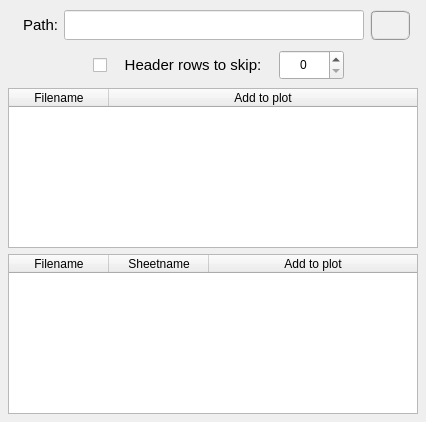
        <widget class="QWidget" name="tab_export_import">
         <attribute name="title">
          <string>Import data</string>
         </attribute>
         <layout class="QGridLayout" name="gridLayout_6">
          <property name="leftMargin">
           <number>8</number>
          </property>
          <property name="topMargin">
           <number>8</number>
          </property>
          <property name="rightMargin">
           <number>8</number>
          </property>
          <property name="bottomMargin">
           <number>8</number>
          </property>
          <item row="1" column="0">
           <widget class="QFrame" name="frame_8">
            <property name="maximumSize">
             <size>
              <width>16777215</width>
              <height>40</height>
             </size>
            </property>
            <property name="frameShape">
             <enum>QFrame::NoFrame</enum>
            </property>
            <property name="frameShadow">
             <enum>QFrame::Raised</enum>
            </property>
            <layout class="QGridLayout" name="gridLayout_9">
             <property name="leftMargin">
              <number>2</number>
             </property>
             <property name="topMargin">
              <number>2</number>
             </property>
             <property name="rightMargin">
              <number>2</number>
             </property>
             <property name="bottomMargin">
              <number>2</number>
             </property>
             <property name="horizontalSpacing">
              <number>6</number>
             </property>
             <property name="verticalSpacing">
              <number>2</number>
             </property>
             <item row="0" column="4">
              <widget class="QFrame" name="frame_11">
               <property name="frameShape">
                <enum>QFrame::NoFrame</enum>
               </property>
               <property name="frameShadow">
                <enum>QFrame::Raised</enum>
               </property>
              </widget>
             </item>
             <item row="0" column="1">
              <widget class="QCheckBox" name="checkBox_skiprows_2">
               <property name="minimumSize">
                <size>
                 <width>25</width>
                 <height>30</height>
                </size>
               </property>
               <property name="maximumSize">
                <size>
                 <width>25</width>
                 <height>30</height>
                </size>
               </property>
               <property name="layoutDirection">
                <enum>Qt::RightToLeft</enum>
               </property>
               <property name="text">
                <string/>
               </property>
              </widget>
             </item>
             <item row="0" column="2">
              <widget class="QLabel" name="label_13">
               <property name="minimumSize">
                <size>
                 <width>160</width>
                 <height>30</height>
                </size>
               </property>
               <property name="maximumSize">
                <size>
                 <width>180</width>
                 <height>30</height>
                </size>
               </property>
               <property name="font">
                <font>
                 <family>MS Shell Dlg 2</family>
                 <pointsize>11</pointsize>
                 <weight>50</weight>
                 <italic>false</italic>
                 <bold>false</bold>
                </font>
               </property>
               <property name="text">
                <string>Header rows to skip:</string>
               </property>
               <property name="alignment">
                <set>Qt::AlignCenter</set>
               </property>
              </widget>
             </item>
             <item row="0" column="3">
              <widget class="QSpinBox" name="spinBox_skiprows_2">
               <property name="minimumSize">
                <size>
                 <width>0</width>
                 <height>30</height>
                </size>
               </property>
               <property name="maximumSize">
                <size>
                 <width>16777215</width>
                 <height>30</height>
                </size>
               </property>
               <property name="alignment">
                <set>Qt::AlignCenter</set>
               </property>
               <property name="maximum">
                <number>10</number>
               </property>
              </widget>
             </item>
             <item row="0" column="0">
              <widget class="QFrame" name="frame_12">
               <property name="frameShape">
                <enum>QFrame::NoFrame</enum>
               </property>
               <property name="frameShadow">
                <enum>QFrame::Raised</enum>
               </property>
              </widget>
             </item>
            </layout>
           </widget>
          </item>
          <item row="0" column="0">
           <widget class="QFrame" name="frame_7">
            <property name="maximumSize">
             <size>
              <width>16777215</width>
              <height>48</height>
             </size>
            </property>
            <property name="frameShape">
             <enum>QFrame::NoFrame</enum>
            </property>
            <property name="frameShadow">
             <enum>QFrame::Raised</enum>
            </property>
            <layout class="QGridLayout" name="gridLayout_10">
             <property name="leftMargin">
              <number>2</number>
             </property>
             <property name="topMargin">
              <number>2</number>
             </property>
             <property name="rightMargin">
              <number>2</number>
             </property>
             <property name="bottomMargin">
              <number>2</number>
             </property>
             <property name="horizontalSpacing">
              <number>6</number>
             </property>
             <property name="verticalSpacing">
              <number>2</number>
             </property>
             <item row="0" column="0">
              <widget class="QLabel" name="label_10">
               <property name="minimumSize">
                <size>
                 <width>48</width>
                 <height>30</height>
                </size>
               </property>
               <property name="maximumSize">
                <size>
                 <width>48</width>
                 <height>30</height>
                </size>
               </property>
               <property name="font">
                <font>
                 <family>MS Shell Dlg 2</family>
                 <pointsize>11</pointsize>
                 <weight>50</weight>
                 <italic>false</italic>
                 <bold>false</bold>
                </font>
               </property>
               <property name="text">
                <string>Path:</string>
               </property>
               <property name="alignment">
                <set>Qt::AlignRight|Qt::AlignTrailing|Qt::AlignVCenter</set>
               </property>
              </widget>
             </item>
             <item row="0" column="1">
              <widget class="QLineEdit" name="lineEdit_import_results_path_2">
               <property name="enabled">
                <bool>false</bool>
               </property>
               <property name="minimumSize">
                <size>
                 <width>240</width>
                 <height>30</height>
                </size>
               </property>
               <property name="maximumSize">
                <size>
                 <width>320</width>
                 <height>30</height>
                </size>
               </property>
               <property name="font">
                <font>
                 <pointsize>8</pointsize>
                 <weight>50</weight>
                 <italic>false</italic>
                 <bold>false</bold>
                </font>
               </property>
               <property name="layoutDirection">
                <enum>Qt::LeftToRight</enum>
               </property>
               <property name="styleSheet">
                <string notr="true">background-color: rgb(255, 255, 255);
color: rgb(0, 0, 255);</string>
               </property>
               <property name="alignment">
                <set>Qt::AlignCenter</set>
               </property>
              </widget>
             </item>
             <item row="0" column="2">
              <widget class="QPushButton" name="pushButton_search_file_to_import_2">
               <property name="minimumSize">
                <size>
                 <width>40</width>
                 <height>30</height>
                </size>
               </property>
               <property name="maximumSize">
                <size>
                 <width>40</width>
                 <height>30</height>
                </size>
               </property>
               <property name="sizeIncrement">
                <size>
                 <width>0</width>
                 <height>0</height>
                </size>
               </property>
               <property name="font">
                <font>
                 <family>MS Shell Dlg 2</family>
                 <pointsize>11</pointsize>
                 <weight>75</weight>
                 <italic>false</italic>
                 <bold>true</bold>
                </font>
               </property>
               <property name="styleSheet">
                <string notr="true">QPushButton{border-radius: 6px; border-color: rgb(150, 150, 150); border-style: ridge; border-width: 2px; color: rgb(0, 0, 0); background-color: rgb(240, 240, 240); font: 75 bold 11pt &quot;MS Shell Dlg 2&quot;}
QPushButton:hover{border-radius: 6px; border-color: rgb(0, 170, 255); border-style: ridge; border-width: 2px; color: rgb(0, 0, 0); background-color: rgba(174, 213, 255, 100); font: 75 bold 11pt &quot;MS Shell Dlg 2&quot;}
QPushButton:pressed{border-radius: 6px; border-color: rgb(0, 170, 255); border-style: ridge; border-width: 3px; color: rgb(0, 0, 0); background-color: rgb(174, 213, 255); font: 75 bold 11pt &quot;MS Shell Dlg 2&quot;}</string>
               </property>
               <property name="text">
                <string/>
               </property>
               <property name="iconSize">
                <size>
                 <width>20</width>
                 <height>20</height>
                </size>
               </property>
              </widget>
             </item>
             <item row="0" column="3">
              <widget class="QFrame" name="frame_31">
               <property name="frameShape">
                <enum>QFrame::NoFrame</enum>
               </property>
               <property name="frameShadow">
                <enum>QFrame::Raised</enum>
               </property>
              </widget>
             </item>
            </layout>
           </widget>
          </item>
          <item row="2" column="0">
           <widget class="QTreeWidget" name="treeWidget_import_text_files">
            <property name="minimumSize">
             <size>
              <width>410</width>
              <height>40</height>
             </size>
            </property>
            <property name="maximumSize">
             <size>
              <width>500</width>
              <height>160</height>
             </size>
            </property>
            <property name="font">
             <font>
              <family>MS Shell Dlg 2</family>
              <pointsize>8</pointsize>
              <italic>false</italic>
             </font>
            </property>
            <property name="alternatingRowColors">
             <bool>true</bool>
            </property>
            <property name="indentation">
             <number>0</number>
            </property>
            <column>
             <property name="text">
              <string>Filename</string>
             </property>
             <property name="font">
              <font>
               <family>MS Shell Dlg 2</family>
               <pointsize>9</pointsize>
               <weight>50</weight>
               <italic>false</italic>
               <bold>false</bold>
              </font>
             </property>
             <property name="textAlignment">
              <set>AlignCenter</set>
             </property>
            </column>
            <column>
             <property name="text">
              <string>Add to plot</string>
             </property>
             <property name="font">
              <font>
               <family>MS Shell Dlg 2</family>
               <pointsize>9</pointsize>
               <weight>50</weight>
               <italic>false</italic>
               <bold>false</bold>
              </font>
             </property>
             <property name="textAlignment">
              <set>AlignCenter</set>
             </property>
            </column>
           </widget>
          </item>
          <item row="3" column="0">
           <widget class="QTreeWidget" name="treeWidget_import_sheet_files">
            <property name="minimumSize">
             <size>
              <width>410</width>
              <height>40</height>
             </size>
            </property>
            <property name="maximumSize">
             <size>
              <width>500</width>
              <height>160</height>
             </size>
            </property>
            <property name="font">
             <font>
              <family>MS Shell Dlg 2</family>
              <pointsize>8</pointsize>
              <italic>false</italic>
             </font>
            </property>
            <property name="alternatingRowColors">
             <bool>true</bool>
            </property>
            <property name="indentation">
             <number>0</number>
            </property>
            <column>
             <property name="text">
              <string>Filename</string>
             </property>
             <property name="font">
              <font>
               <family>MS Shell Dlg 2</family>
               <pointsize>9</pointsize>
               <weight>50</weight>
               <italic>false</italic>
               <bold>false</bold>
              </font>
             </property>
             <property name="textAlignment">
              <set>AlignCenter</set>
             </property>
            </column>
            <column>
             <property name="text">
              <string>Sheetname</string>
             </property>
             <property name="font">
              <font>
               <family>MS Shell Dlg 2</family>
               <pointsize>9</pointsize>
               <weight>50</weight>
               <italic>false</italic>
               <bold>false</bold>
              </font>
             </property>
             <property name="textAlignment">
              <set>AlignCenter</set>
             </property>
            </column>
            <column>
             <property name="text">
              <string>Add to plot</string>
             </property>
             <property name="font">
              <font>
               <family>MS Shell Dlg 2</family>
               <pointsize>9</pointsize>
               <weight>50</weight>
               <italic>false</italic>
               <bold>false</bold>
              </font>
             </property>
             <property name="textAlignment">
              <set>AlignCenter</set>
             </property>
            </column>
           </widget>
          </item>
         </layout>
        </widget>
